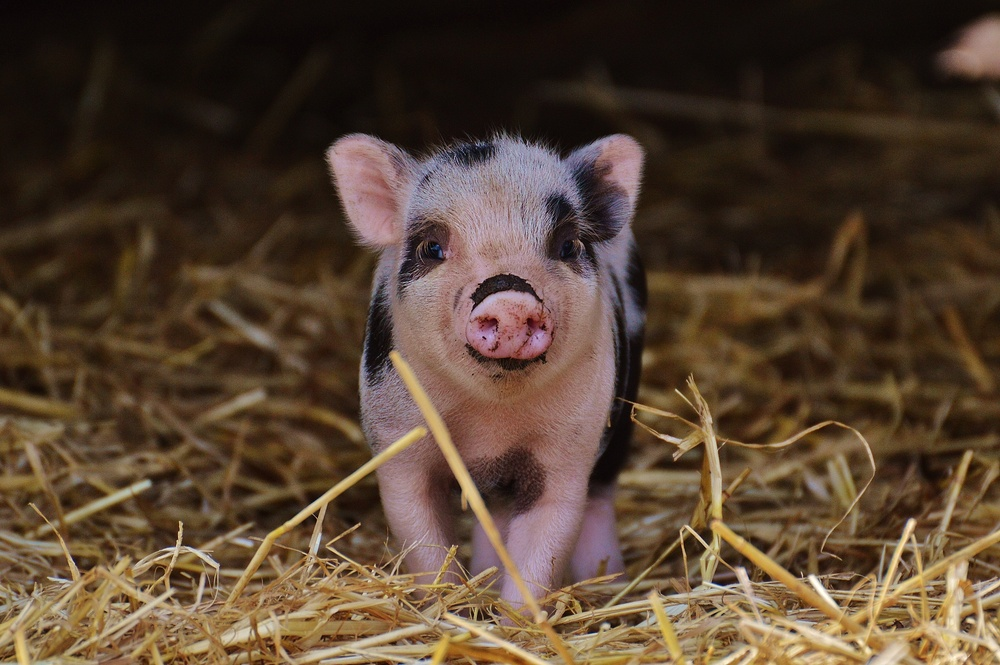
#> input picture lab3/000001.jpg, 1000 x 665 px, shrunk from 4008 x 2667 before the run
$ python lab3-var5.py --input 000001.jpg --output out.png
#> lines starting #> are read from the running program, lines starting #| are printed output that depends on the picture
import argparse
from pathlib import Path
import cv2
import matplotlib.pyplot as plt
import numpy as np

def parse_args() -> argparse.Namespace:
    """
    Разбор аргументы командной строки
    """
    parser = argparse.ArgumentParser(description="ЛР 3: инверсия цветов изображения")
    parser.add_argument("--input", required=True, help="Путь к исходному изображению")
    parser.add_argument("--output", required=True, help="Путь к сохранённому изображению")
    return parser.parse_args()


def load_image(path: Path) -> np.ndarray:
    """
    Загрузка изображение через OpenCV и возвращение numpy-массив
    """
    img = cv2.imread(str(path))
#> img is the input picture: shape (665, 1000, 3); mean B, G, R 48.9, 65.6, 85.1
#| Размер изображения (height, width, channels): (665, 1000, 3)

    if img is None:
        raise ValueError("Ошибка: изображение не найдено. Проверьте путь!")

    return img


def invert_colors(img: np.ndarray) -> np.ndarray:
    """
    Инвертирование цвета: новый = 255 - старый.
    """
    return 255 - img
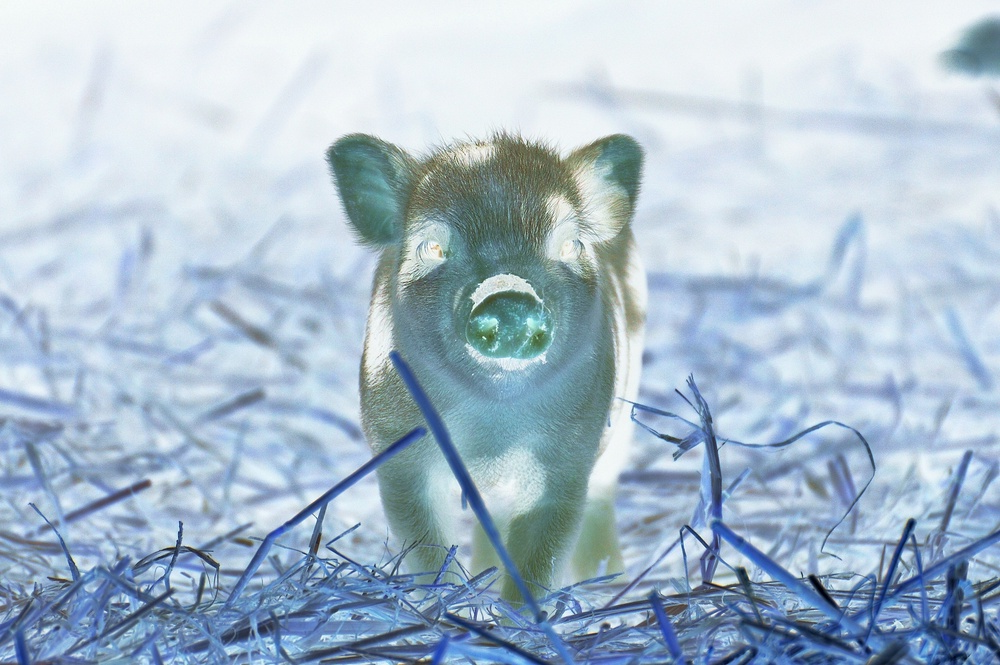
#> returned value: shape (665, 1000, 3); mean of channels 0, 1, 2 206.1, 189.4, 169.9; drawn as B, G, R


def show_images(original: np.ndarray, inverted: np.ndarray) -> None:
    """
    Показ двух изображений рядом через matplotlib.
    """
    # Перевод изображений из BGR (OpenCV) в RGB (matplotlib)
    original_rgb = cv2.cvtColor(original, cv2.COLOR_BGR2RGB)
    inverted_rgb = cv2.cvtColor(inverted, cv2.COLOR_BGR2RGB)

    plt.figure(figsize=(10, 5))

    plt.subplot(1, 2, 1)
    plt.title("Исходное изображение")
    plt.imshow(original_rgb)
    plt.axis("off")

    plt.subplot(1, 2, 2)
    plt.title("Инвертированное изображение")
    plt.imshow(inverted_rgb)
    plt.axis("off")

    plt.show()
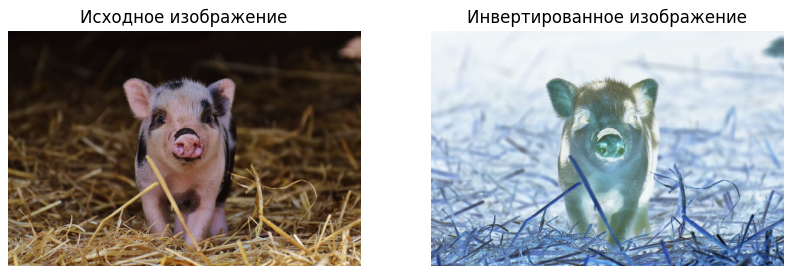
#> figure drawn by matplotlib, 2 panels


def save_image(path: Path, img: np.ndarray) -> None:
    """
    Сохранение изображения через OpenCV.
    """
    cv2.imwrite(str(path), img)


def main() -> None:
    """
    Главная функция
    """
    args = parse_args()

    input_path = Path(args.input)
    output_path = Path(args.output)

    # 1. Загрузка изображения
    img = load_image(input_path)

    # 2. Вывод размера
    print(f"Размер изображения (height, width, channels): {img.shape}")

    # 3. Инверсия цветов
    inverted_img = invert_colors(img)

    # 4. Показ
    show_images(img, inverted_img)

    # 5. Сохранение
    save_image(output_path, inverted_img)

    print(f"Результат сохранён в: {output_path}")


if __name__ == "__main__":
    main()

$ run again, on lab3/10.jpg
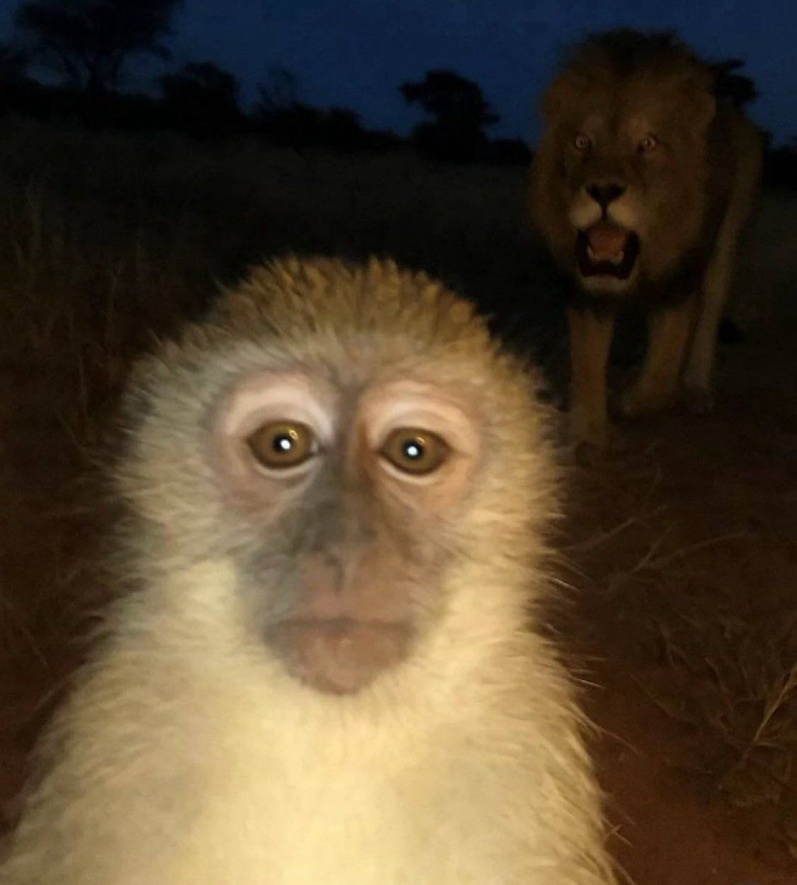
#> input picture lab3/10.jpg, 797 x 885 px, shrunk from 1125 x 1249 before the run
#> in load_image, img is the input picture: shape (885, 797, 3); mean B, G, R 48.8, 68.9, 83.9
#| Размер изображения (height, width, channels): (885, 797, 3)
#> in invert_colors, `return 255 - img`:
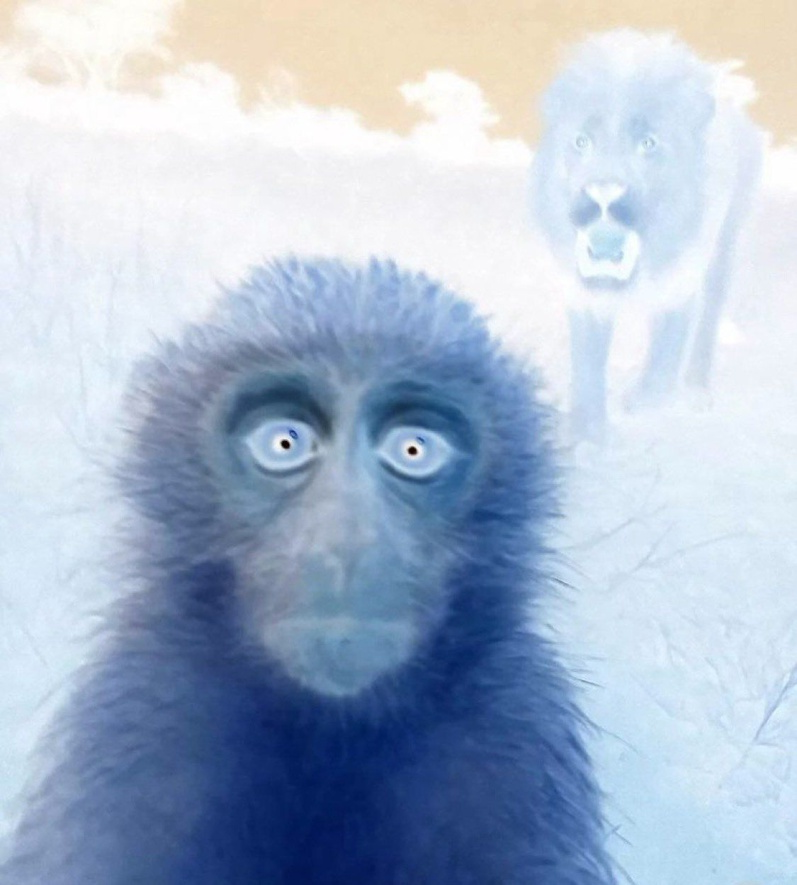
#> returned value: shape (885, 797, 3); mean of channels 0, 1, 2 206.2, 186.1, 171.1; drawn as B, G, R
#> in show_images, `plt.show()`:
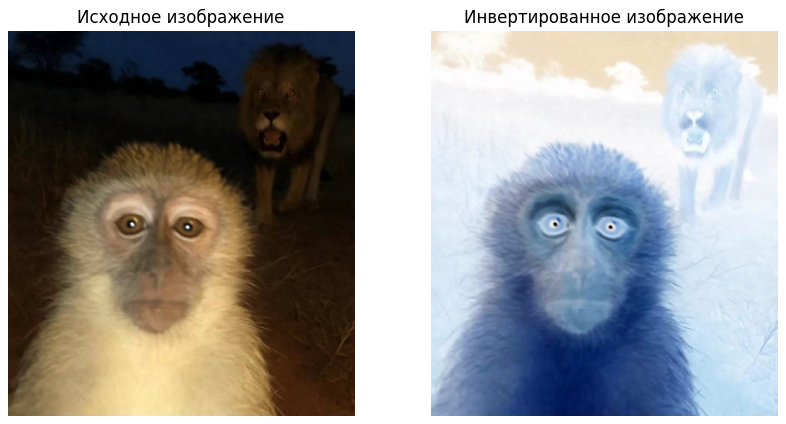
#> figure drawn by matplotlib, 2 panels

$ run again, on lab3/bear.jpg
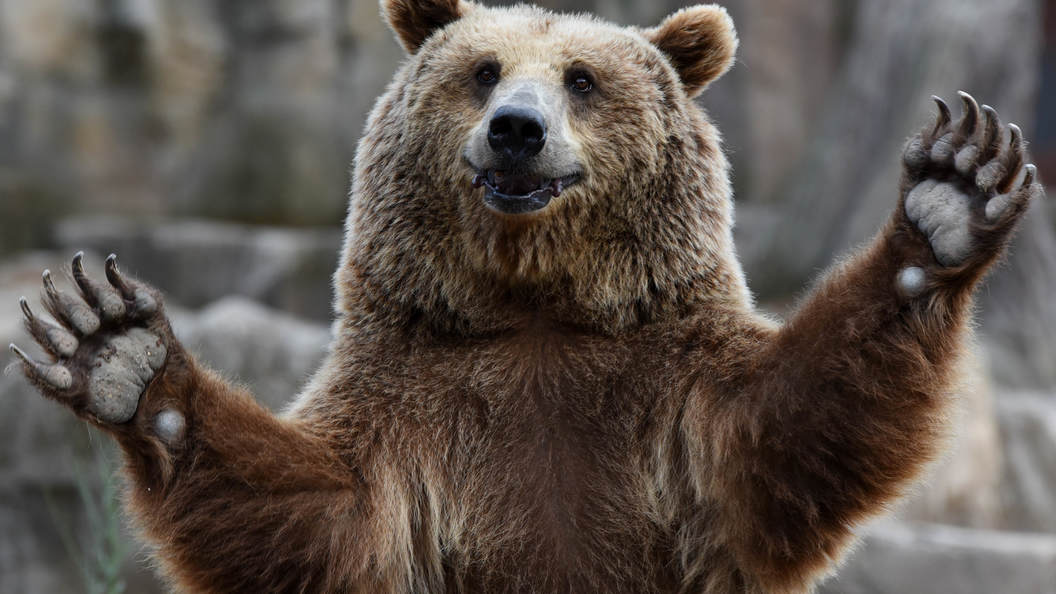
#> input picture lab3/bear.jpg, 1056 x 594 px
#> in load_image, img is the input picture: shape (594, 1056, 3); mean B, G, R 77.4, 83.8, 92.8
#| Размер изображения (height, width, channels): (594, 1056, 3)
#> in invert_colors, `return 255 - img`:
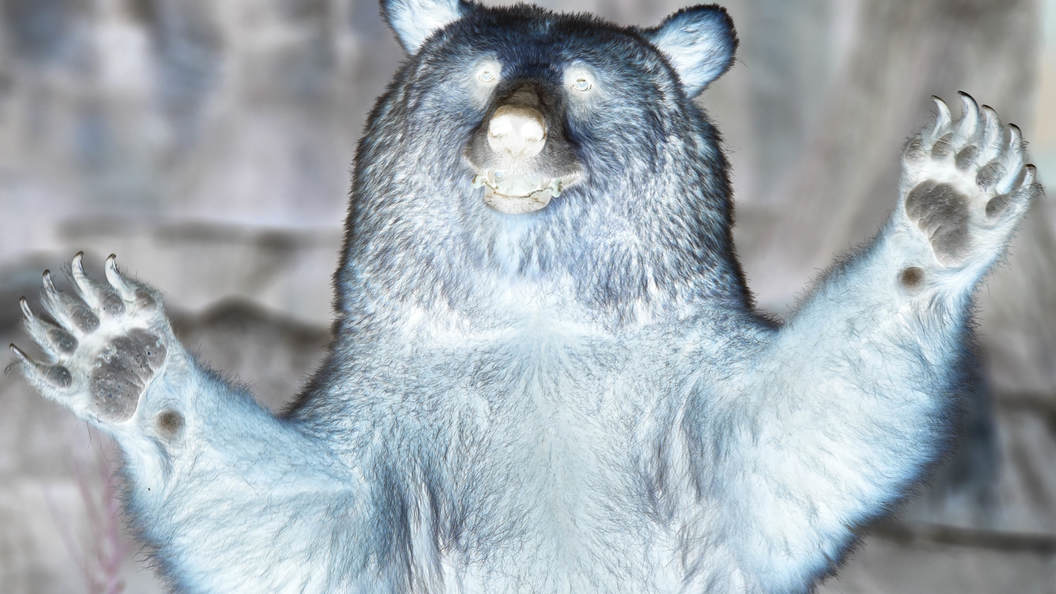
#> returned value: shape (594, 1056, 3); mean of channels 0, 1, 2 177.6, 171.2, 162.2; drawn as B, G, R
#> in show_images, `plt.show()`:
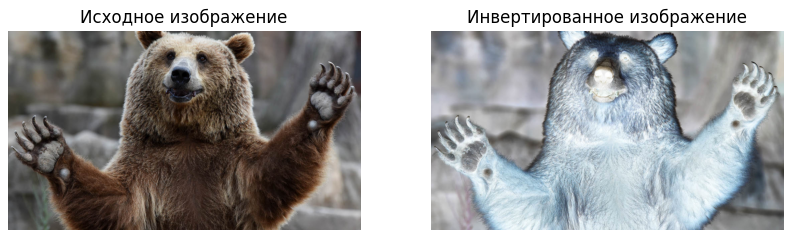
#> figure drawn by matplotlib, 2 panels

$ run again, on lab3/bear1.jpg
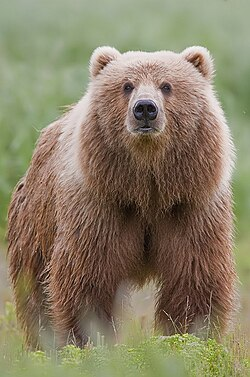
#> input picture lab3/bear1.jpg, 250 x 377 px
#> in load_image, img is the input picture: shape (377, 250, 3); mean B, G, R 101.9, 127.2, 136.9
#| Размер изображения (height, width, channels): (377, 250, 3)
#> in invert_colors, `return 255 - img`:
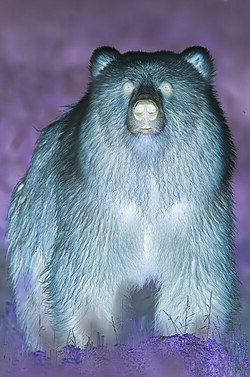
#> returned value: shape (377, 250, 3); mean of channels 0, 1, 2 153.1, 127.8, 118.1; drawn as B, G, R
#> in show_images, `plt.show()`:
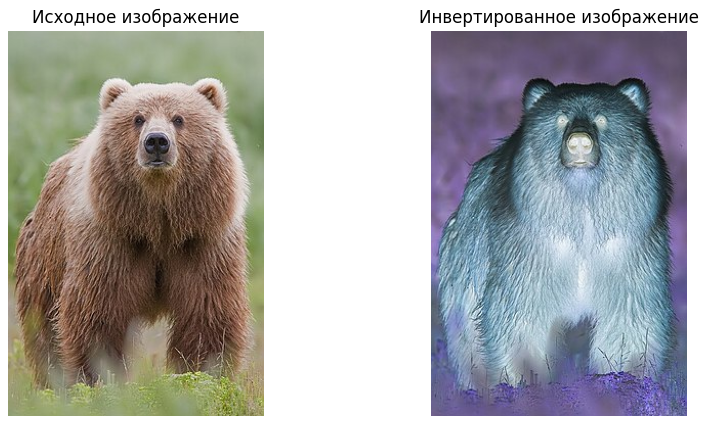
#> figure drawn by matplotlib, 2 panels
